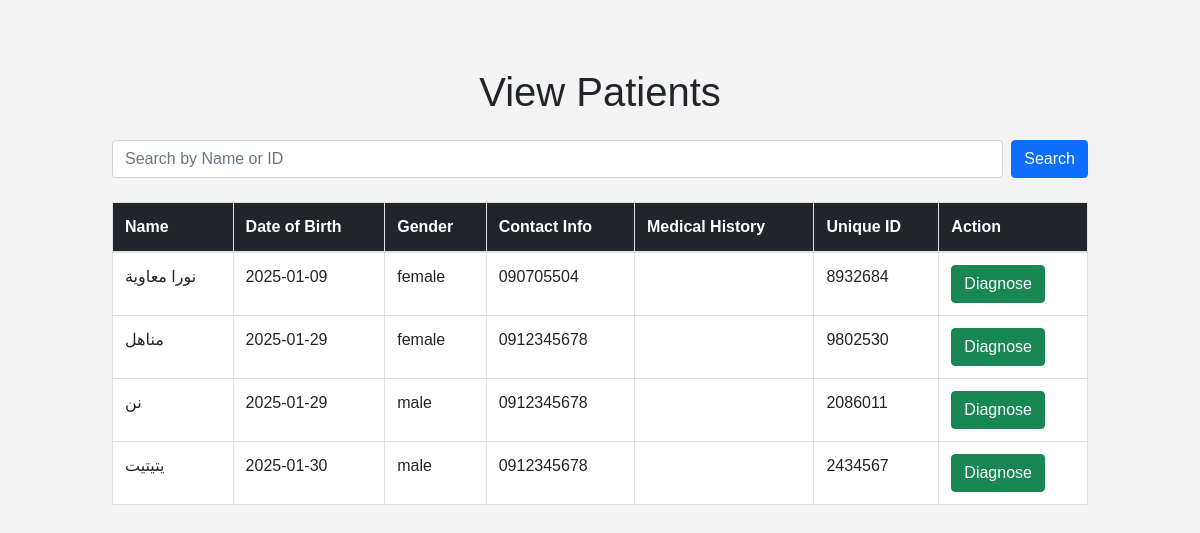
Page /view_patients.php (signed in) on the committed database.
### tables this page shows
CREATE TABLE `patients` (
  `patient_id` int(11) NOT NULL,
  `name` varchar(100) NOT NULL,
  `date_of_birth` date NOT NULL,
  `gender` enum('male','female','other') NOT NULL,
  `contact_info` varchar(255) DEFAULT NULL,
  `medical_history` text DEFAULT NULL,
  `unique_id` varchar(7) NOT NULL
);

### view_patients.php (the view, shortened to what this page needs)
<?php
include('config.php');
$search = '';
if (isset($_GET['search'])) {
    $search = $_GET['search'];
    $patients_query = "SELECT * FROM patients WHERE name LIKE '%$search%' OR unique_id LIKE '%$search%'";
} else {
    $patients_query = "SELECT * FROM patients";
}
$patients_result = mysqli_query($conn, $patients_query);
?>
<!DOCTYPE html>
<html lang="en">
<head>
    <link href="https://cdn.jsdelivr.net/npm/bootstrap@5.1.3/dist/css/bootstrap.min.css" rel="stylesheet">
    <link rel="stylesheet" href="styles_view_patients.css">
</head>
<body>
    <div class="container mt-5">
        <h1 class="text-center">View Patients</h1>
        <div class="mt-4">
            <form class="d-flex mb-4" method="get" action="view_patients.php">
                <input class="form-control me-2" type="search" name="search" placeholder="Search by Name or ID" value="<?php echo $search; ?>">
                <button class="btn btn-primary" type="submit">Search</button>
            </form>
            <div class="table-responsive">
                <table class="table table-bordered">
                    <thead class="table-dark">
                        <tr>
                            <th>Name</th>
                            <th>Date of Birth</th>
                            <th>Gender</th>
                            <th>Contact Info</th>
                            <th>Medical History</th>
                            <th>Unique ID</th>
                            <th>Action</th>
                        </tr>
                    </thead>
                    <tbody>
                        <?php while ($row = mysqli_fetch_assoc($patients_result)) { ?>
                            <tr>
                                <td><?php echo $row['name']; ?></td>
                                <td><?php echo $row['date_of_birth']; ?></td>
                                <td><?php echo $row['gender']; ?></td>
                                <td><?php echo $row['contact_info']; ?></td>
                                <td><?php echo $row['medical_history']; ?></td>
                                <td><?php echo $row['unique_id']; ?></td>
                                <td><a href="diagnose_patient.php?id=<?php echo $row['patient_id']; ?>" class="btn btn-success">Diagnose</a></td>
                            </tr>
                        <?php } ?>
                    </tbody>
                </table>
            </div>
        </div>
    </div>
</body>
</html>

### styles_view_patients.css (style rules this page uses)
body { font-family: Arial, sans-serif; background-color: #f4f4f4; margin: 0; padding: 20px; }
.container { max-width: 1000px; margin: auto; }
h1 { margin-bottom: 20px; }
.table-responsive { margin-top: 20px; }
.table { width: 100%; margin-bottom: 1rem; background-color: #fff; border: 1px solid #dee2e6; border-collapse: collapse; }
.table th, .table td { padding: 0.75rem; vertical-align: top; border-top: 1px solid #dee2e6; }
.table thead th { vertical-align: bottom; border-bottom: 2px solid #dee2e6; }
.table-bordered { border: 1px solid #dee2e6; }
.table-bordered th, .table-bordered td { border: 1px solid #dee2e6; }
.table-bordered thead th, .table-bordered thead td { border-bottom-width: 2px; }
.btn { cursor: pointer; }

### rows in the picture
patients: name "نورا معاوية", date_of_birth "2025-01-09", gender "female", contact_info "090705504", unique "8932684"
patients: name "مناهل", date_of_birth "2025-01-29", gender "female", contact_info "0912345678", unique "9802530"
patients: name "نن", date_of_birth "2025-01-29", gender "male", contact_info "0912345678", unique "2086011"
patients: name "يتيتيت", date_of_birth "2025-01-30", gender "male", contact_info "0912345678", unique "2434567"
